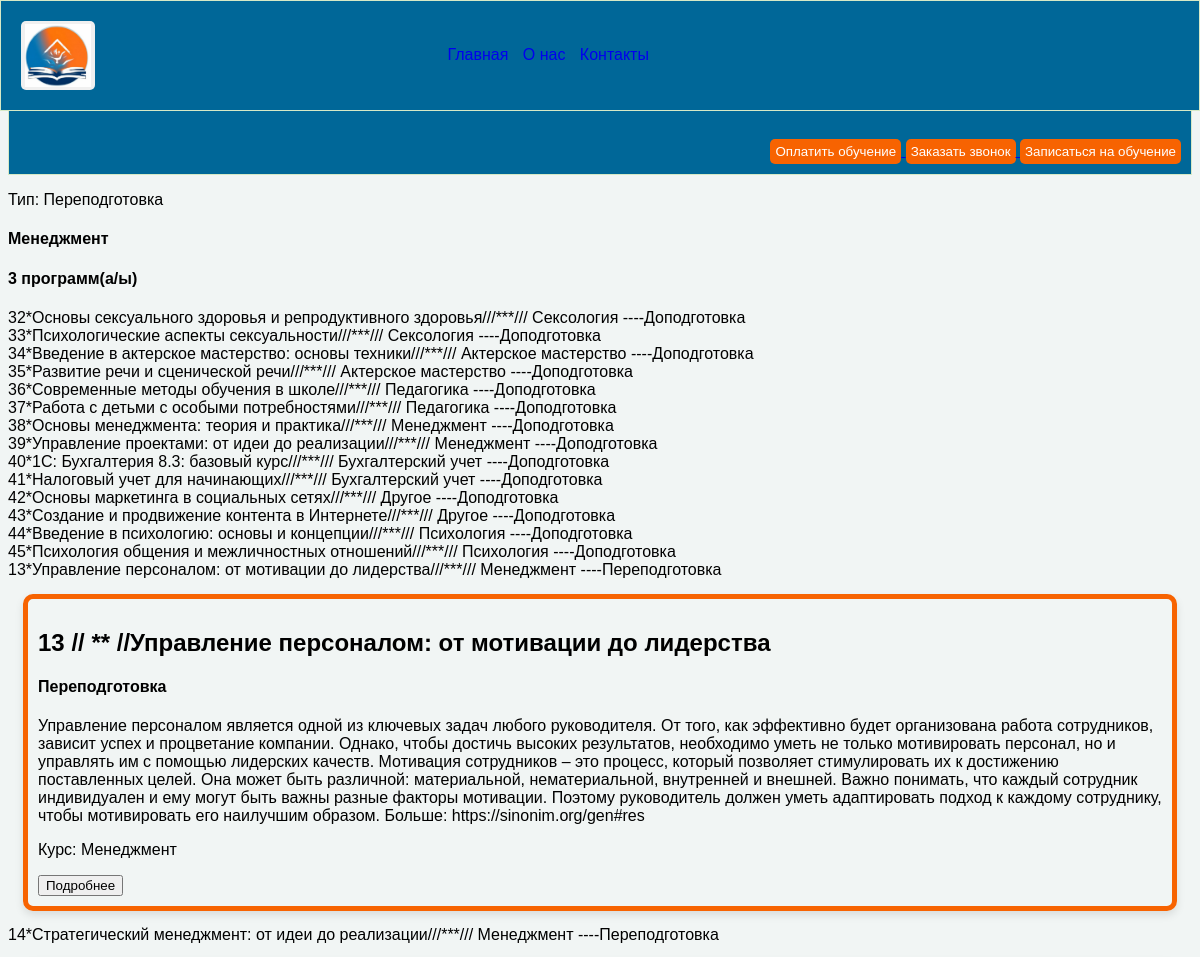
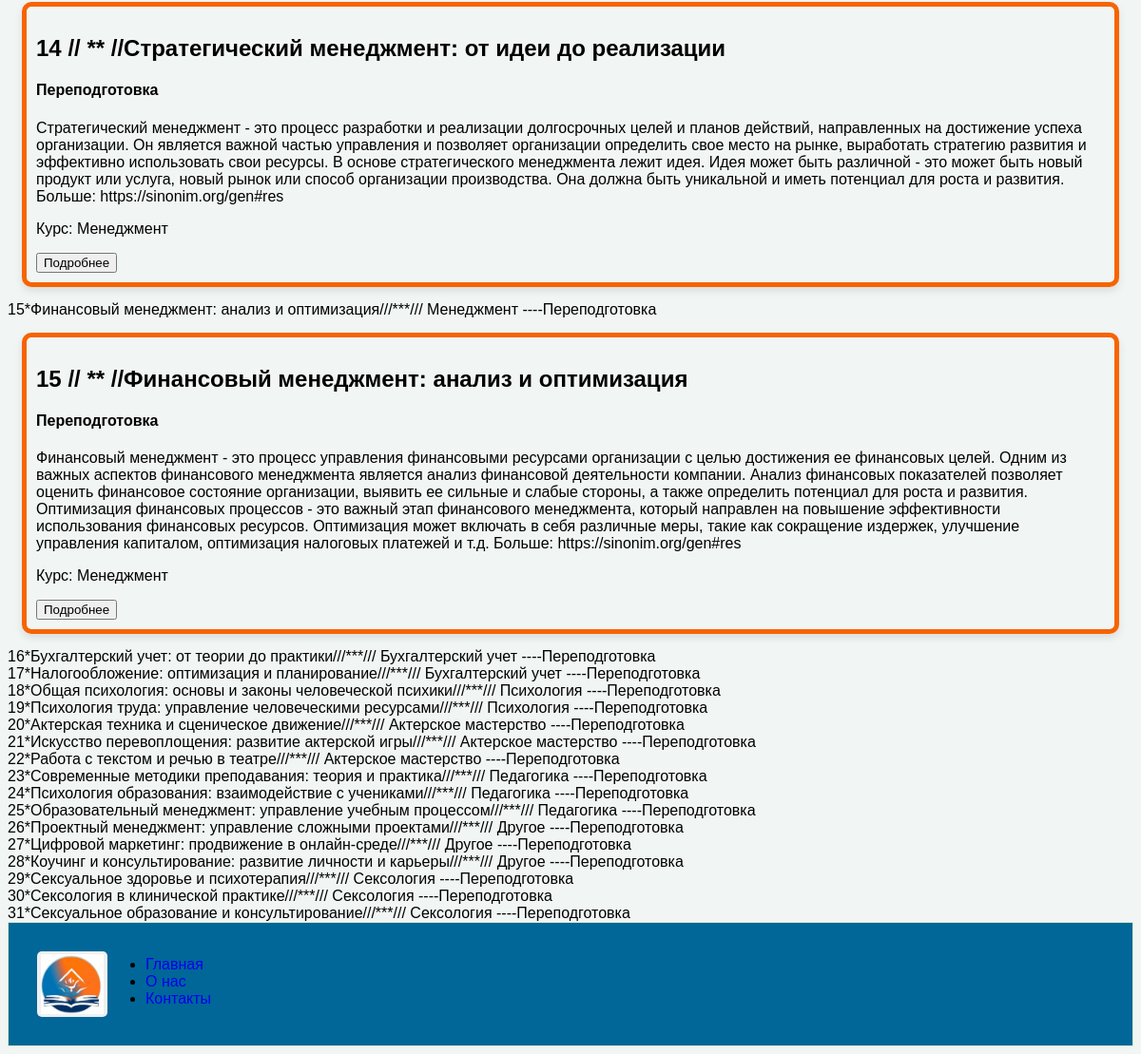
/2, run on the app's committed database (2 pictures, top to bottom).
### Centr/models.py (models this page shows, shortened)
class MenuTrainingCent(models.Model):
    title = models.CharField(max_length=70, verbose_name='Название')
    description = models.TextField(verbose_name='Описание')
    image = models.ImageField(upload_to='images', verbose_name='Изображение')
    value_programs = models.IntegerField(default=1, verbose_name='количество программ обучения')
    TYPE = [
        ('PPD', 'Переподготовка'),
        ('DPD', 'Доподготовка'),
    ]
    type = models.CharField(choices=TYPE, max_length=3, default='PPD', verbose_name='Тип')

class more_detailed(models.Model):
    title = models.CharField(max_length=200, verbose_name='Название')
    kurs = models.CharField(max_length=70, blank=True,
                            verbose_name='Указать название курса пример Педагогика или менеджмент')
    description = models.TextField(verbose_name='Описание')
    TYPE = [
        ('PPD', 'Переподготовка'),
        ('DPD', 'Доподготовка'),
    ]
    type = models.CharField(choices=TYPE, max_length=3, default='PPD', verbose_name='Тип')

### Centr/views.py (the view)
# urls.py: path('<int:object_id>', views.detailed, name='detailed'),
def detailed(request, object_id):  # object_id принимает id из URL
    detail = get_object_or_404(MenuTrainingCent, pk=object_id)
    program = more_detailed.objects.order_by('type')
    infa = card_info.objects.all()
    context = {'infa': infa,'detail': detail, 'program': program}
    return render(request, 'more_detailed.html', context=context)

### Centr/templates/more_detailed.html
{% extends 'main.html' %}
    {% load static %}
{% block content %}
    <p>Тип: {{ detail.get_type_display }}</p>
    <h4>{{ detail.title }}</h4>
    <h4>{{ detail.value_programs }} программ(а/ы)</h4>
{% for item in program %}
<div>{{item.id}}*{{item.title}}///***/// {{item.kurs}} ----{{item.get_type_display}}</div>
    {% if item.kurs == detail.title  %}
        {% if item.get_type_display == detail.get_type_display %}
            <div class="card_detail">
                <h2>{{item.id}} // ** //{{ item.title }}</h2>
                <h4> {{ item.get_type_display }}</h4>
                <p>{{ item.description }}</p>
                <p>Курс: {{ item.kurs }}</p>
                    <a href="{% url 'info_program' item.id %}"> <button >Подробнее</button></a>
            </div>
        {% endif %}
    {% endif %}
{% endfor %}
{% endblock  %}

### Centr/templates/main.html (shortened to what this page needs)
<html>
<head>
    {% load static %}
    <link rel='stylesheet' href="{% static 'css/marketplace.css'%}">
    <link rel='stylesheet' href="{% static 'css/about111.css'%}">
    <link rel="stylesheet" href="{% static 'css/contact1.css'%}">
    <link rel="stylesheet" href="{% static 'css/zagolovok.css'%}">
    <link rel="stylesheet" href="{% static 'css/trtri.css'%}">
    <link rel="stylesheet" href="{% static 'css/trtri2.css'%}">
    <link rel="stylesheet" href="{% static 'css/card_info.css' %} ">
    <link rel="stylesheet" href="{% static 'css/callback.css' %} ">
    <link rel="stylesheet" href="{% static 'css/conta.css' %} ">
    <link rel="stylesheet" href="{% static 'css/payment.css' %} ">
    <link rel="stylesheet" href="{% static 'css/style.css' %} ">
    <div class='verh1'>
        <a href="/" class="logo"><img src="{% static 'img/Logotip.png' %}" alt='логотип академии'
                                      style="width: 70px; height: auto;padding: 2px;"></a>
        <div class='menuV'>
            <a class='forA' href="{% url 'index' %}">Главная</a>
            <a class='forA' href="{% url 'about' %}">О нас</a>
            <a class='forA' href="{% url 'contact' %}" >Контакты</a>
        </div>
    </div>
</head>
<header class='head1'>
    <div class='st1'>
        <a target="_blank" href="payment">
            <button class="detal_button" id="payButton">Оплатить обучение</button>
        </a>
        <a target="_blank" href="callback">
            <button class="detal_button" id="callButton">Заказать звонок</button>
        </a>
        <a target="_blank" href="record_view">
            <button class="detal_button" id="recordButton">   Записаться на обучение   </button>
        </a>
    </div>
</header>
<body class='body'>
{% block content %}   {% endblock %}
</body>
<footer>
    <div class='head2'>
        <a href="/" class="logo"><img src="{% static 'img/Logotip.png' %}" alt='логотип академии'
                                      style="width: 70px; height: auto;padding: 2px;"></a>
        <div>
            <ul style=" margin-bottom: 0px; margin-top: 5px; ">
                <li><a style='text-decoration: none;' href="{% url 'index' %}">Главная</a></li>
                <li><a style='text-decoration: none;' href="{% url 'about' %}">О нас</a></li>
                <li><a  style='text-decoration: none;' href="{% url 'contact' %}" >Контакты</a></li>
            </ul>
        </div>
    </div>
</footer>
</html>

### Centr/static/css/marketplace.css (style rules this page uses)
body { background: #f1f5f4; margin: 0; }
* { box-sizing: border-box; }
.menuV { height: auto; width: 500px; margin-top: 25px; margin-left: 30%; }
.logo { display: inline-block; padding: 1px 2px; background-color: #f0f0f0; border-radius: 5px; transition: background-color 0.3s ease; }
.detal_button { background-color:#f76301; border-radius: 5px; color: white; padding: 5px 5px; border: none; cursor: pointer; text-decoration: none; }
.forA { padding-left: 5px; border-right-width: 5px; padding-right: 5px; text-decoration: none; }
.st1 { text-align: right; width: 100%; }
.head1 { padding: 10px; border: 1px solid #d6e9c6; background-color: #006798; display: flex; width: 100%; justify-content: space-between; max-width: 100%; height: auto; padding-top: 130px; }
.head2 { padding: 30px; border: 1px solid #d6e9c6; background-color: #006798; display: flex; width: 100%; max-width: 100%; height: auto; }
.verh1 { border: 1px solid #d6e9c6; background-color: #006798; padding: 20px; position: fixed; top: 0; left: 0; width: 100%; z-index: 100; display: flex; max-width: 100%; height: auto; }

### Centr/static/css/about111.css (style rules this page uses)
body { font-family: sans-serif; }

### Centr/static/css/trtri.css (style rules this page uses)
.card_detail { position: relative; margin: 15px; overflow: hidden; cursor: pointer; border-radius: 10px; box-shadow: 0 4px 8px rgba(0, 0, 0, 0.1); border: 5px solid #f76301; padding: 10px; margin: 15px; }

### Centr/static/css/callback.css (style rules this page uses)
body { display: block; margin: 8px; }

### Centr/static/css/conta.css (style rules this page uses)
body { font-family: sans-serif; }

### Centr/static/css/payment.css (style rules this page uses)
body { display: block; margin: 8px; }

### data on the page
MenuTrainingCent: type "Переподготовка", title "Менеджмент", value_programs "3"
more_detailed: id "32", title "Основы сексуального здоровья и репродуктивного здоровья", kurs "Сексология", type "Доподготовка"
more_detailed: id "33", title "Психологические аспекты сексуальности", kurs "Сексология", type "Доподготовка"
more_detailed: id "34", title "Введение в актерское мастерство: основы техники", kurs "Актерское мастерство", type "Доподготовка"
more_detailed: id "35", title "Развитие речи и сценической речи", kurs "Актерское мастерство", type "Доподготовка"
more_detailed: id "36", title "Современные методы обучения в школе", kurs "Педагогика", type "Доподготовка"
more_detailed: id "37", title "Работа с детьми с особыми потребностями", kurs "Педагогика", type "Доподготовка"
more_detailed: id "38", title "Основы менеджмента: теория и практика", kurs "Менеджмент", type "Доподготовка"
more_detailed: id "39", title "Управление проектами: от идеи до реализации", kurs "Менеджмент", type "Доподготовка"
more_detailed: id "40", title "1С: Бухгалтерия 8.3: базовый курс", kurs "Бухгалтерский учет", type "Доподготовка"
more_detailed: id "41", title "Налоговый учет для начинающих", kurs "Бухгалтерский учет", type "Доподготовка"
more_detailed: id "42", title "Основы маркетинга в социальных сетях", kurs "Другое", type "Доподготовка"
more_detailed: id "43", title "Создание и продвижение контента в Интернете", kurs "Другое", type "Доподготовка"
more_detailed: id "44", title "Введение в психологию: основы и концепции", kurs "Психология", type "Доподготовка"
more_detailed: id "45", title "Психология общения и межличностных отношений", kurs "Психология", type "Доподготовка"
more_detailed: id "13", title "Управление персоналом: от мотивации до лидерства", kurs "Менеджмент", type "Переподготовка", description "Управление персоналом является одной из ключевых задач любого руководителя. От того, как эффективно будет организована работа сотрудников, зависит успех и процветание компании. Однако, чтобы достичь высоких результатов, необходимо уметь не только мотивировать персонал, но и управлять им с помощью лидерских качеств. Мотивация сотрудников – это процесс, который позволяет стимулировать их к достижению поставленных целей. Она может быть различной: материальной, нематериальной, внутренней и внешней. Важно понимать, что каждый сотрудник индивидуален и ему могут быть важны разные факторы мотивации. Поэтому руководитель должен уметь адаптировать подход к каждому сотруднику, чтобы мотивировать его…"
more_detailed: id "14", title "Стратегический менеджмент: от идеи до реализации", kurs "Менеджмент", type "Переподготовка", description "Стратегический менеджмент - это процесс разработки и реализации долгосрочных целей и планов действий, направленных на достижение успеха организации. Он является важной частью управления и позволяет организации определить свое место на рынке, выработать стратегию развития и эффективно использовать свои ресурсы. В основе стратегического менеджмента лежит идея. Идея может быть различной - это может быть новый продукт или услуга, новый рынок или способ организации производства. Она должна быть уникальной и иметь потенциал для роста и развития. Больше: https://sinonim.org/gen#res"
more_detailed: id "15", title "Финансовый менеджмент: анализ и оптимизация", kurs "Менеджмент", type "Переподготовка", description "Финансовый менеджмент - это процесс управления финансовыми ресурсами организации с целью достижения ее финансовых целей. Одним из важных аспектов финансового менеджмента является анализ финансовой деятельности компании. Анализ финансовых показателей позволяет оценить финансовое состояние организации, выявить ее сильные и слабые стороны, а также определить потенциал для роста и развития. Оптимизация финансовых процессов - это важный этап финансового менеджмента, который направлен на повышение эффективности использования финансовых ресурсов. Оптимизация может включать в себя различные меры, такие как сокращение издержек, улучшение управления капиталом, оптимизация налоговых платежей и т.д.…"
more_detailed: id "16", title "Бухгалтерский учет: от теории до практики", kurs "Бухгалтерский учет", type "Переподготовка"
more_detailed: id "17", title "Налогообложение: оптимизация и планирование", kurs "Бухгалтерский учет", type "Переподготовка"
more_detailed: id "18", title "Общая психология: основы и законы человеческой психики", kurs "Психология", type "Переподготовка"
more_detailed: id "19", title "Психология труда: управление человеческими ресурсами", kurs "Психология", type "Переподготовка"
more_detailed: id "20", title "Актерская техника и сценическое движение", kurs "Актерское мастерство", type "Переподготовка"
more_detailed: id "21", title "Искусство перевоплощения: развитие актерской игры", kurs "Актерское мастерство", type "Переподготовка"
more_detailed: id "22", title "Работа с текстом и речью в театре", kurs "Актерское мастерство", type "Переподготовка"
more_detailed: id "23", title "Современные методики преподавания: теория и практика", kurs "Педагогика", type "Переподготовка"
more_detailed: id "24", title "Психология образования: взаимодействие с учениками", kurs "Педагогика", type "Переподготовка"
more_detailed: id "25", title "Образовательный менеджмент: управление учебным процессом", kurs "Педагогика", type "Переподготовка"
more_detailed: id "26", title "Проектный менеджмент: управление сложными проектами", kurs "Другое", type "Переподготовка"
more_detailed: id "27", title "Цифровой маркетинг: продвижение в онлайн-среде", kurs "Другое", type "Переподготовка"
more_detailed: id "28", title "Коучинг и консультирование: развитие личности и карьеры", kurs "Другое", type "Переподготовка"
more_detailed: id "29", title "Сексуальное здоровье и психотерапия", kurs "Сексология", type "Переподготовка"
more_detailed: id "30", title "Сексология в клинической практике", kurs "Сексология", type "Переподготовка"
more_detailed: id "31", title "Сексуальное образование и консультирование", kurs "Сексология", type "Переподготовка"
